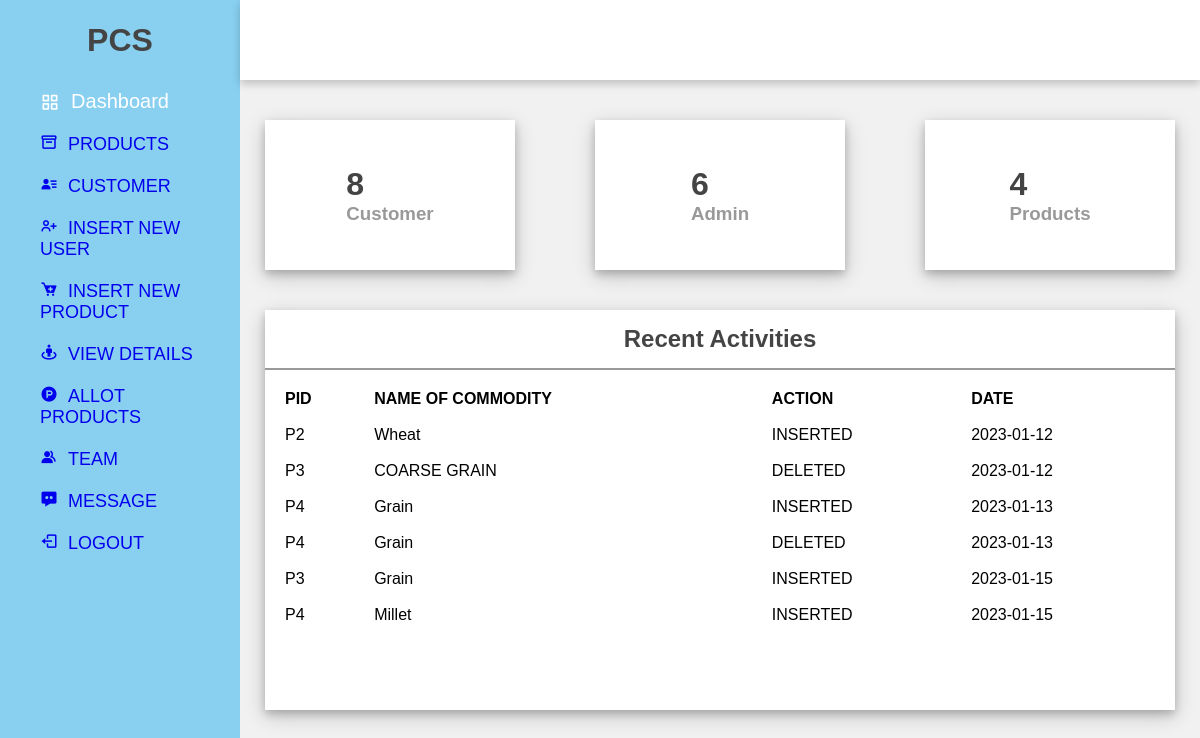
Screenshot of /dasbo.php with the database file from the repository.
### tables this page shows
CREATE TABLE `trig` (
  `PID` varchar(11) NOT NULL,
  `NAME_OF_COMMODITY` varchar(200) NOT NULL,
  `ACTION` varchar(200) NOT NULL,
  `DATE` date NOT NULL
);

### dasbo.php (the view, shortened to what this page needs)
<?php
require 'connection.php';
$query1= "SELECT * FROM customer";
$result1 = mysqli_query($conn, $query1);
$total1=mysqli_num_rows($result1);
$query2 = "SELECT * FROM admin";
$result2 = mysqli_query($conn, $query2);
$total2=mysqli_num_rows($result2);
$query3 = "SELECT * FROM product";
$result3 = mysqli_query($conn, $query3);
$total3=mysqli_num_rows($result3);
$query4="SELECT * from trig";
$result4 = mysqli_query($conn, $query4);
?>
<!DOCTYPE html>
<html lang="en">
<head>
    <link rel="stylesheet" href="stylesfordash.css">
    <link href='https://unpkg.com/boxicons@2.0.7/css/boxicons.min.css' rel='stylesheet'>
</head>
<body>
    <div class="side-menu" style="background: #89cff0;">
        <div class="brand-name">
            <h1 style="font color: yellow;">PCS</h1>
        </div>
        <ul>
            <li style="font-size:20px;"><i class='bx bx-grid-alt' ></i>&nbsp;&nbsp;Dashboard </li>
            <li style="font-size:18px;"><a href="product.php">
            <i class='bx bx-box' ></i>&nbsp;&nbsp;PRODUCTS</a> </li>
            <li style="font-size:18px;"><a href="customer_details.php">
            <i class='bx bxs-user-detail'></i>&nbsp;&nbsp;CUSTOMER</a> </li>
            <li style="font-size:18px;"><a href="insert.php">
            <i class='bx bx-user-plus'></i>&nbsp;&nbsp;INSERT NEW USER</a></li>
            <li style="font-size:18px;"><a href="PROD.php">
            <i class='bx bxs-cart-add'></i>&nbsp;&nbsp;INSERT NEW PRODUCT</a></li>
            <li style="font-size:18px;"><a href="view.php">
            <i class='bx bx-street-view'></i>&nbsp;&nbsp;VIEW DETAILS</a></li>
            <li style="font-size:18px;"> <a href="pro_det.php">
            <i class='bx bxl-product-hunt'></i>&nbsp;&nbsp;ALLOT PRODUCTS</a></li>
            <li style="font-size:18px;"> <a href="team.php">
            <i class='bx bxs-group'></i>&nbsp;&nbsp;TEAM</a></li>
            <li style="font-size:18px;"> <a href="msg.php">
            <i class='bx bxs-message-dots'></i>&nbsp;&nbsp;MESSAGE</a></li>
            <li style="font-size:18px;"> <a href="admin.php">
            <i class='bx bx-log-out'></i>&nbsp;&nbsp;LOGOUT</a></li>
        </ul>
    </div>
    <div class="container">
        <div class="header">
        </div>
        <div class="content">
            <div class="cards">
                <div class="card">
                    <div class="box">
                        <h1><?php echo $total1 ?> </h1>
                        <h3>Customer</h3>
                    </div>
                </div>
                <div class="card">
                    <div class="box">
                        <h1><?php echo $total2 ?></h1>
                        <h3>Admin</h3>
                    </div>
                </div>
                <div class="card">
                    <div class="box">
                        <h1><?php echo $total3 ?></h1>
                        <h3>Products</h3>
                    </div>
                </div>
            </div>
            <div class="content-2">
                <div class="recent-payments">
                    <div class="title">
                        <h2>Recent Activities</h2>
                    </div>
                    <table>
                        <tr>
                            <th>PID</th>
                            <th>NAME OF COMMODITY</th>
                            <th>ACTION</th>
                            <th>DATE</th>
                        </tr><?php
                        while($data = mysqli_fetch_assoc($result4)){
                            ?>
                        <tr>
                            <td><?php echo $data['PID']; ?></td>
                            <td> <?php echo $data['NAME_OF_COMMODITY']; ?> </td>
                            <td><?php echo $data['ACTION']; ?> </td>
                            <td><?php echo $data['DATE']; ?></td>
                        </tr>
                    <?php } ?>
                    </table>
                </div>
                </div>
            </div>
        </div>
</body>
</html>

### stylesfordash.css (style rules this page uses)
* { margin: 0; padding: 0; box-sizing: border-box; font-family: 'Poppins', sans-serif; }
body { min-height: 100vh; }
a { text-decoration: none; }
li { list-style: none; }
h1, h2 { color: #444; }
h3 { color: #999; }
.title { display: flex; align-items: center; justify-content: space-around; padding: 15px 10px; border-bottom: 2px solid #999; }
table { padding: 10px; }
th, td { text-align: left; padding: 8px; }
.side-menu { position: fixed; background: #f0546; width: 20vw; min-height: 100vh; display: flex; flex-direction: column; }
.side-menu .brand-name { height: 10vh; display: flex; align-items: center; justify-content: center; }
.side-menu li { font-size: 24px; padding: 10px 40px; color: white; display: flex; align-items: center; }
.container { position: absolute; right: 0; width: 80vw; height: 100vh; background: #f1f1f1; }
.container .header { position: fixed; top: 0; right: 0; width: 80vw; height: 10vh; background: white; display: flex; align-items: center; justify-content: center; box-shadow: 0 4px 8px 0 rgba(0, 0, 0, 0.2); z-index: 1; }
.container .content { position: relative; margin-top: 10vh; min-height: 90vh; background: #f1f1f1; }
.container .content .cards { padding: 20px 15px; display: flex; align-items: center; justify-content: space-between; flex-wrap: wrap; }
.container .content .cards .card { width: 250px; height: 150px; background: white; margin: 20px 10px; display: flex; align-items: center; justify-content: space-around; box-shadow: 0 4px 8px 0 rgba(0, 0, 0, 0.2), 0 6px 20px 0 rgba(0, 0, 0, 0.19); }
.container .content .content-2 { min-height: 60vh; display: flex; justify-content: space-around; align-items: flex-start; flex-wrap: wrap; }
.container .content .content-2 .recent-payments { min-height: 50vh; flex: 5; background: white; margin: 0 25px 25px 25px; box-shadow: 0 4px 8px 0 rgba(0, 0, 0, 0.2), 0 6px 20px 0 rgba(0, 0, 0, 0.19); display: flex; flex-direction: column; }

### rows the page displays
trig: PID "P2", NAME_OF_COMMODITY "Wheat", ACTION "INSERTED", DATE "2023-01-12"
trig: PID "P3", NAME_OF_COMMODITY "COARSE GRAIN", ACTION "DELETED", DATE "2023-01-12"
trig: PID "P4", NAME_OF_COMMODITY "Grain", ACTION "INSERTED", DATE "2023-01-13"
trig: PID "P4", NAME_OF_COMMODITY "Grain", ACTION "DELETED", DATE "2023-01-13"
trig: PID "P3", NAME_OF_COMMODITY "Grain", ACTION "INSERTED", DATE "2023-01-15"
trig: PID "P4", NAME_OF_COMMODITY "Millet", ACTION "INSERTED", DATE "2023-01-15"

### other values shown
$total1 "8"
$total2 "6"
$total3 "4"
